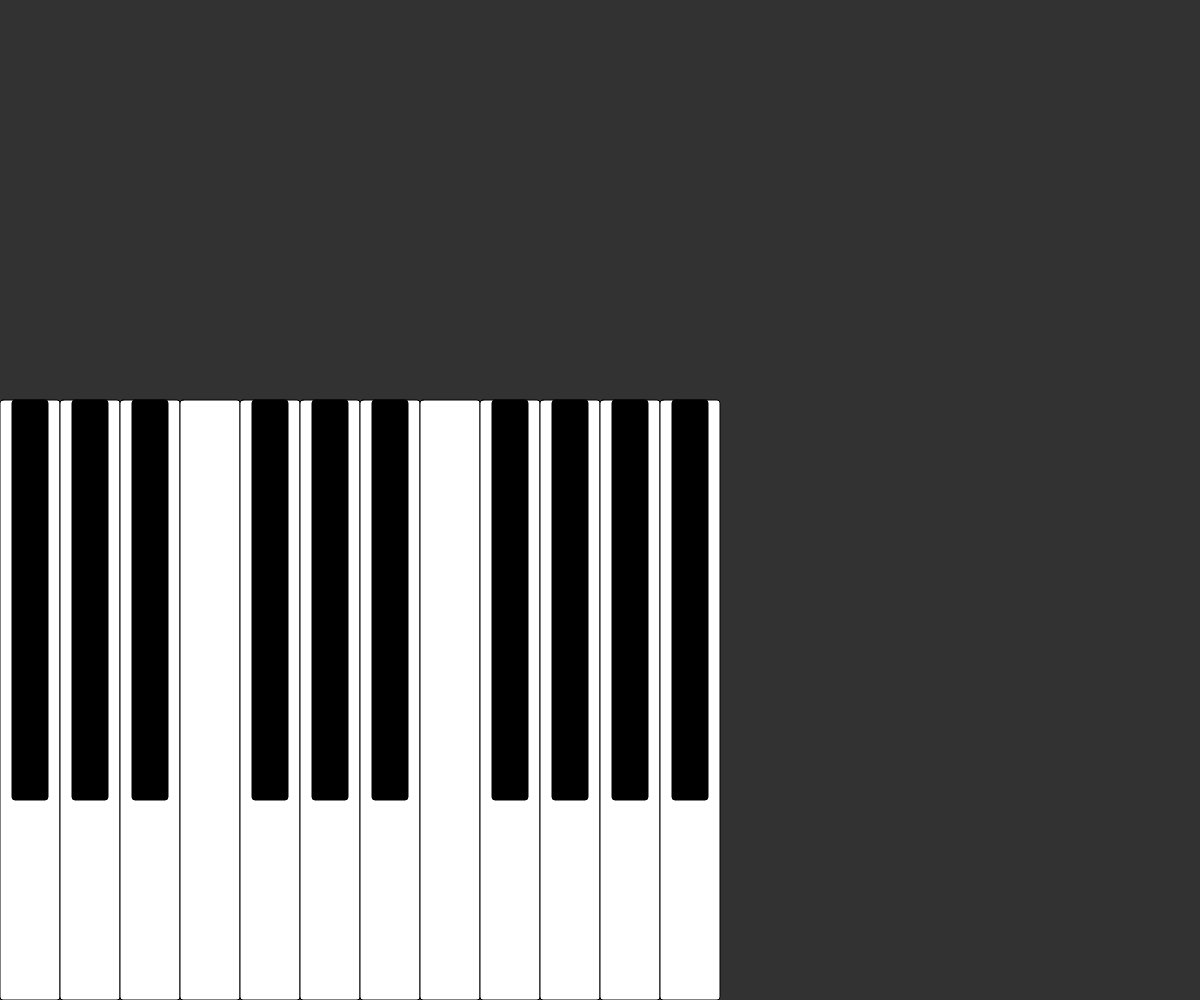
Frame 1 (no input)
Frame 60 (no input): identical to frame 1, image omitted
Frame 120 (the mouse pressed at the canvas centre since frame 60): identical to frame 1, image omitted

The p5.js sketch that drew this single still picture (run headless with seeded random() and noise() and a simulated clock; from frame 60 on, the mouse is pressed at the canvas centre):

// p5.js sketch
// ── sketch.js
let keys = [];
let ripples = [];

// Keyboard key class
class Key {
  constructor(x, y, w, h, isBlack) {
    this.x = x;
    this.y = y;
    this.w = w;
    this.h = h;
    this.isBlack = isBlack;
    this.pressed = false;
    this.pressDepth = 0;
    this.pressSpeed = 0.2;
    this.releaseSpeed = 0.1;
  }

  display() {
    fill(this.isBlack ? 0 : 255);
    stroke(0);
    rect(this.x, this.y, this.w, this.h, 3);

    if (this.pressed) {
      fill(this.isBlack ? 30 : 220);
      rect(this.x, this.y + this.pressDepth, this.w, this.h, 3);
    }
  }

  press() {
    this.pressed = true;
    this.pressDepth = 0;
  }

  release() {
    this.pressed = false;
  }

  update() {
    if (this.pressed) {
      this.pressDepth += this.pressSpeed;
      if (this.pressDepth > 10) this.pressDepth = 10;
    } else {
      if (this.pressDepth > 0) {
        this.pressDepth -= this.releaseSpeed;
        if (this.pressDepth < 0) this.pressDepth = 0;
      }
    }
  }

  isPointInside(x, y) {
    return x > this.x && x < this.x + this.w && y > this.y && y < this.y + this.h;
  }
}

// Ripple class
class Ripple {
  constructor(x, y) {
    this.x = x;
    this.y = y;
    this.radius = 0;
    this.maxRadius = 300;
    this.alpha = 255;
    // Start with bright color, transition to emerald green
    this.color = color(random(100, 255), random(100, 255), random(100, 255));
  }

  update() {
    this.radius += 3;
    this.alpha -= 1.5;
  }

  display() {
    noFill();
    stroke(this.color);
    strokeWeight(2);
    ellipse(this.x, this.y, this.radius * 2);
    
    // Transition to emerald green as ripple expands
    if (this.radius > 50) {
      let emerald = color(0, 128, 0, this.alpha);
      stroke(emerald);
      ellipse(this.x, this.y, (this.radius - 30) * 2);
    }
  }

  isFinished() {
    return this.alpha <= 0 || this.radius > this.maxRadius;
  }
}

function setup() {
  createCanvas(windowWidth, windowHeight);

  // Create keyboard keys
  const keyWidth = width / 20;
  const whiteKeyHeight = height * 0.6;
  const blackKeyHeight = height * 0.4;

  for (let i = 0; i < 12; i++) {
    const x = i * keyWidth;
    // White keys
    keys.push(new Key(x, height - whiteKeyHeight, keyWidth, whiteKeyHeight, false));

    // Black keys
    if (i !== 3 && i !== 7) { // Skip positions where black keys would overlap
      const blackKeyWidth = keyWidth * 0.6;
      const blackKeyX = x + keyWidth * 0.2;
      keys.push(new Key(blackKeyX, height - whiteKeyHeight, blackKeyWidth, blackKeyHeight, true));
    }
  }
}

function draw() {
  background(50);

  // Update and display keys
  for (let key of keys) {
    key.update();
    key.display();
  }

  // Update and display ripples
  for (let i = ripples.length - 1; i >= 0; i--) {
    ripples[i].update();
    ripples[i].display();
    if (ripples[i].isFinished()) {
      ripples.splice(i, 1);
    }
  }
}

function mousePressed() {
  // Check if any key was pressed
  for (let k of keys) {
    if (k.isPointInside(mouseX, mouseY)) {
      k.press();
      // Create ripple effect
      ripples.push(new Ripple(k.x + k.w / 2, k.y + k.h / 2));
      break;
    }
  }
}

function mouseReleased() {
  for (let k of keys) {
    k.release();
  }
}

function windowResized() {
  resizeCanvas(windowWidth, windowHeight);
}
